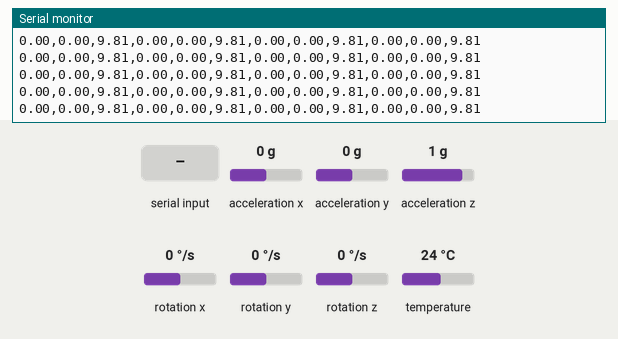
Recording of a sketch running on a simulated ESP32. Shown: the last lines printed to the serial monitor. Inputs (shaded band) come from the test bench; at power-on: acceleration x 0 g, acceleration y 0 g, acceleration z 1 g, rotation x 0 °/s, rotation y 0 °/s, rotation z 0 °/s, temperature 24 °C. Nothing arrives over Bluetooth unless stated.

Above: at 1.2 s.
1.3 s: "HAND_PRESENT\n" received over the second serial link
2.8 s: "CLEAR\n" received over the second serial link
4.3 s: acceleration x set to -1.4 g
At 4.34 s:
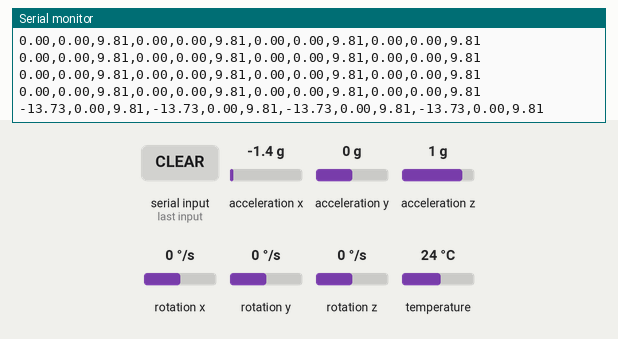
5.8 s: acceleration y set to -1.4 g
At 5.83 s:
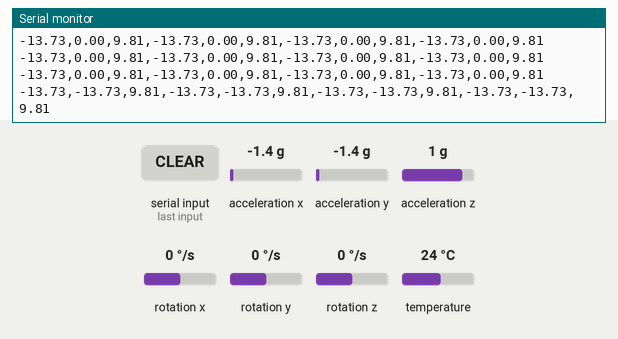
7.3 s: acceleration z set to -1.4 g
At 7.33 s:
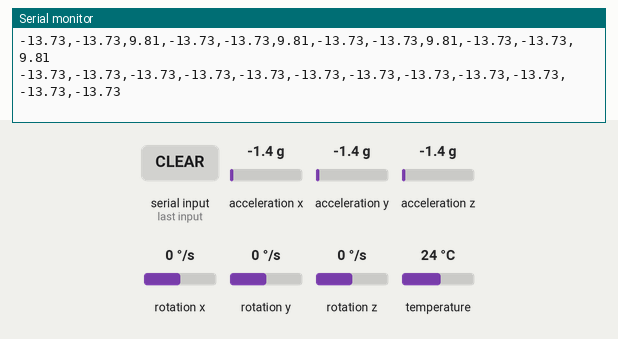

Measured:
- after the input at 4.3 s, the serial monitor: prints a new line at once (image 1)
- after the input at 5.8 s, the serial monitor: prints a new line at once (image 2)
- after the input at 7.3 s, the serial monitor: prints a new line at once (image 3)

The sketch:

main.ino
```cpp
#include <Wire.h>
#include <Adafruit_MPU6050.h>
#include <Adafruit_Sensor.h>
#include "BluetoothSerial.h"

// --- CONFIG ---
bool DEBUG_MODE = false; // false = CSV for dashboard

// This ESP32 is the main sensor hub.
// It waits for the Bluetooth signal from the Box. Once received, it reads 12 points of data from your hand and streams them to the laptop via USB Serial.
BluetoothSerial SerialBT;

// We are using two I2C buses because MPU6050 sensors only have two possible addresses (0x68 and 0x69).
// By using two buses, we can connect 4 sensors in total.
TwoWire I2C_Bus1 = TwoWire(0);
TwoWire I2C_Bus2 = TwoWire(1);
Adafruit_MPU6050 imuHand, imuIndex, imuMiddle, imuThumb;

// Auth state machine
enum AuthState { IDLE, ARMED, RECORDING, DONE };
AuthState authState = IDLE;
unsigned long armedAt = 0;
unsigned long recordStart = 0;

#define ARM_DELAY_MS       5000  // wait 5s after hand detected before recording
#define RECORD_DURATION_MS 5000

void setup() {
  Serial.begin(115200);

  // Bluetooth: Slave role, Box ESP32 connects TO us
  SerialBT.begin("GloveESP");
  Serial.println("[BT] Glove advertising as 'GloveESP'");

  I2C_Bus1.begin(21, 22, 400000);
  I2C_Bus2.begin(33, 32, 400000);

  imuHand.begin(0x68,   &I2C_Bus1, 0);
  imuIndex.begin(0x69,  &I2C_Bus1, 0);
  imuMiddle.begin(0x68, &I2C_Bus2, 0);
  imuThumb.begin(0x69,  &I2C_Bus2, 0);

  Serial.println("[SYS] Glove ready.");
}

void loop() {

  // ── 1. HANDLE INCOMING BLUETOOTH COMMANDS ──────────────────────────────────
  if (SerialBT.available()) {
    String cmd = SerialBT.readStringUntil('\n');
    cmd.trim();
    cmd.replace("\r", "");
    cmd.replace("\n", "");

    if (cmd == "HAND_PRESENT" && authState == IDLE) {
      authState = ARMED;
      armedAt   = millis();
      // [Communication]: We tell the Web Dashboard what is happening by printing to the Serial port.
      Serial.println("HAND_DETECTED");
      if (DEBUG_MODE) Serial.println("[AUTH] Hand detected. Arming in 5s...");
    }
    else if (cmd == "CLEAR" && (authState == ARMED || authState == DONE)) {
      authState = IDLE;
      Serial.println("HAND_REMOVED");
      if (DEBUG_MODE) Serial.println("[AUTH] Hand removed. Reset to IDLE.");
    }
  }

  // ── 2. AUTHENTICATION STATE TRANSITIONS ────────────────────────────────────
  if (authState == ARMED && (millis() - armedAt >= ARM_DELAY_MS)) {
    authState   = RECORDING;
    recordStart = millis();
    Serial.println("AUTH_START");
    if (DEBUG_MODE) Serial.println("[AUTH] >>> RECORDING GESTURE <<<");
  }

  if (authState == RECORDING && (millis() - recordStart >= RECORD_DURATION_MS)) {
    authState = DONE;
    Serial.println("AUTH_STOP");
    if (DEBUG_MODE) Serial.println("[AUTH] Recording complete. Waiting for hand to leave.");
  }

  // ── 3. READ & STREAM SENSORS ALWAYS ────────────────────────────────────────
  // Streams continuously so the dashboard can calibrate and render the 3D hand.
  // DTW data collection is gated in script.js via isRecordingTemplate/isTesting flags.

  // Right now, we are pulling the X, Y, and Z acceleration data from all 4 sensors.
  // Unlike a REST API which uses a standard HTTP POST with JSON , we are using a continuous raw byte stream that we define ourselves..
  // We send data as comma-separated values (CSV) because keeping payloads small is a good practice for microcontrollers due to limited RAM.
  sensors_event_t aH, gH, tH, aI, gI, tI, aM, gM, tM, aT, gT, tT;

  imuHand.getEvent(&aH,   &gH,  &tH);
  imuIndex.getEvent(&aI,  &gI,  &tI);
  imuMiddle.getEvent(&aM, &gM,  &tM);
  imuThumb.getEvent(&aT,  &gT,  &tT);

  if (DEBUG_MODE) {
    Serial.print("HAND[");  Serial.print(aH.acceleration.x); Serial.print(","); Serial.print(aH.acceleration.y); Serial.print(","); Serial.print(aH.acceleration.z); Serial.print("] ");
    Serial.print("IDX[");   Serial.print(aI.acceleration.x); Serial.print(","); Serial.print(aI.acceleration.y); Serial.print(","); Serial.print(aI.acceleration.z);
    Serial.print("] ");
    Serial.print("MID[");   Serial.print(aM.acceleration.x); Serial.print(","); Serial.print(aM.acceleration.y); Serial.print(","); Serial.print(aM.acceleration.z); Serial.print("] ");
    Serial.print("THM[");   Serial.print(aT.acceleration.x); Serial.print(","); Serial.print(aT.acceleration.y); Serial.print(","); Serial.println(aT.acceleration.z);
  } else {
    Serial.print(aH.acceleration.x);  Serial.print(",");
    Serial.print(aH.acceleration.y);  Serial.print(",");
    Serial.print(aH.acceleration.z);  Serial.print(",");
    Serial.print(aI.acceleration.x);  Serial.print(",");
    Serial.print(aI.acceleration.y);  Serial.print(",");
    Serial.print(aI.acceleration.z);  Serial.print(",");
    Serial.print(aM.acceleration.x);  Serial.print(",");
    Serial.print(aM.acceleration.y);  Serial.print(",");
    Serial.print(aM.acceleration.z);  Serial.print(",");
    Serial.print(aT.acceleration.x);  Serial.print(",");
    Serial.print(aT.acceleration.y);  Serial.print(",");
    Serial.println(aT.acceleration.z);
  }

  delay(50);
}
```
